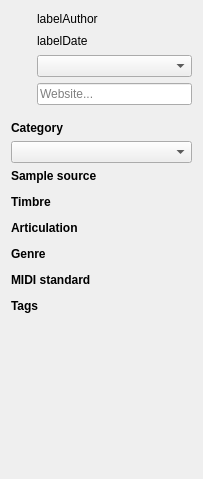
<?xml version="1.0" encoding="UTF-8"?>
<ui version="4.0">
 <class>SoundfontEditorLeft</class>
 <widget class="QWidget" name="SoundfontEditorLeft">
  <property name="geometry">
   <rect>
    <x>0</x>
    <y>0</y>
    <width>203</width>
    <height>479</height>
   </rect>
  </property>
  <property name="windowTitle">
   <string>Form</string>
  </property>
  <layout class="QGridLayout" name="gridLayout">
   <item row="12" column="0" colspan="2">
    <widget class="FilterFlow" name="filterArticulation" native="true"/>
   </item>
   <item row="1" column="1">
    <widget class="QLabel" name="labelDate">
     <property name="text">
      <string notr="true">labelDate</string>
     </property>
    </widget>
   </item>
   <item row="9" column="0" colspan="2">
    <widget class="QLabel" name="labelTimbre">
     <property name="font">
      <font>
       <weight>75</weight>
       <bold>true</bold>
      </font>
     </property>
     <property name="text">
      <string>Timbre</string>
     </property>
    </widget>
   </item>
   <item row="0" column="1">
    <widget class="QLabel" name="labelAuthor">
     <property name="text">
      <string notr="true">labelAuthor</string>
     </property>
     <property name="wordWrap">
      <bool>true</bool>
     </property>
    </widget>
   </item>
   <item row="8" column="0" colspan="2">
    <widget class="FilterFlow" name="filterSampleSource" native="true"/>
   </item>
   <item row="13" column="0" colspan="2">
    <widget class="QLabel" name="labelGenre">
     <property name="font">
      <font>
       <weight>75</weight>
       <bold>true</bold>
      </font>
     </property>
     <property name="text">
      <string>Genre</string>
     </property>
    </widget>
   </item>
   <item row="2" column="0">
    <widget class="QLabel" name="iconLicense">
     <property name="minimumSize">
      <size>
       <width>16</width>
       <height>16</height>
      </size>
     </property>
     <property name="maximumSize">
      <size>
       <width>16</width>
       <height>16</height>
      </size>
     </property>
     <property name="text">
      <string/>
     </property>
    </widget>
   </item>
   <item row="11" column="0" colspan="2">
    <widget class="QLabel" name="labelArticulation">
     <property name="font">
      <font>
       <weight>75</weight>
       <bold>true</bold>
      </font>
     </property>
     <property name="text">
      <string>Articulation</string>
     </property>
    </widget>
   </item>
   <item row="14" column="0" colspan="2">
    <widget class="FilterFlow" name="filterGenre" native="true"/>
   </item>
   <item row="18" column="0" colspan="2">
    <widget class="FilterTag" name="filterTag" native="true"/>
   </item>
   <item row="17" column="0" colspan="2">
    <widget class="QLabel" name="labelTags">
     <property name="font">
      <font>
       <weight>75</weight>
       <bold>true</bold>
      </font>
     </property>
     <property name="text">
      <string>Tags</string>
     </property>
    </widget>
   </item>
   <item row="16" column="0" colspan="2">
    <widget class="FilterFlow" name="filterMidiStandard" native="true"/>
   </item>
   <item row="6" column="0" colspan="2">
    <widget class="SmallComboBox" name="comboCategory"/>
   </item>
   <item row="1" column="0">
    <widget class="QLabel" name="iconDate">
     <property name="minimumSize">
      <size>
       <width>16</width>
       <height>16</height>
      </size>
     </property>
     <property name="maximumSize">
      <size>
       <width>16</width>
       <height>16</height>
      </size>
     </property>
     <property name="text">
      <string/>
     </property>
    </widget>
   </item>
   <item row="3" column="0">
    <widget class="QLabel" name="iconWebsite">
     <property name="text">
      <string/>
     </property>
    </widget>
   </item>
   <item row="2" column="1">
    <widget class="SmallComboBox" name="comboLicense"/>
   </item>
   <item row="4" column="0">
    <spacer name="verticalSpacer_2">
     <property name="orientation">
      <enum>Qt::Vertical</enum>
     </property>
     <property name="sizeType">
      <enum>QSizePolicy::Fixed</enum>
     </property>
     <property name="sizeHint" stdset="0">
      <size>
       <width>20</width>
       <height>10</height>
      </size>
     </property>
    </spacer>
   </item>
   <item row="5" column="0" colspan="2">
    <widget class="QLabel" name="labelCategory">
     <property name="font">
      <font>
       <weight>75</weight>
       <bold>true</bold>
      </font>
     </property>
     <property name="text">
      <string>Category</string>
     </property>
    </widget>
   </item>
   <item row="3" column="1">
    <widget class="StyledLineEdit" name="lineWebsite">
     <property name="placeholderText">
      <string>Website...</string>
     </property>
    </widget>
   </item>
   <item row="7" column="0" colspan="2">
    <widget class="QLabel" name="labelSampleSource">
     <property name="font">
      <font>
       <weight>75</weight>
       <bold>true</bold>
      </font>
     </property>
     <property name="text">
      <string>Sample source</string>
     </property>
    </widget>
   </item>
   <item row="10" column="0" colspan="2">
    <widget class="FilterFlow" name="filterTimbre" native="true"/>
   </item>
   <item row="19" column="0">
    <spacer name="verticalSpacer">
     <property name="orientation">
      <enum>Qt::Vertical</enum>
     </property>
     <property name="sizeHint" stdset="0">
      <size>
       <width>20</width>
       <height>19</height>
      </size>
     </property>
    </spacer>
   </item>
   <item row="0" column="0">
    <widget class="QLabel" name="iconAuthor">
     <property name="minimumSize">
      <size>
       <width>16</width>
       <height>16</height>
      </size>
     </property>
     <property name="maximumSize">
      <size>
       <width>16</width>
       <height>16</height>
      </size>
     </property>
     <property name="text">
      <string/>
     </property>
    </widget>
   </item>
   <item row="15" column="0" colspan="2">
    <widget class="QLabel" name="labelMidiStandard">
     <property name="font">
      <font>
       <weight>75</weight>
       <bold>true</bold>
      </font>
     </property>
     <property name="text">
      <string>MIDI standard</string>
     </property>
    </widget>
   </item>
  </layout>
 </widget>
 <customwidgets>
  <customwidget>
   <class>FilterFlow</class>
   <extends>QWidget</extends>
   <header>filterflow.h</header>
   <container>1</container>
  </customwidget>
  <customwidget>
   <class>FilterTag</class>
   <extends>QWidget</extends>
   <header>filtertag.h</header>
   <container>1</container>
  </customwidget>
  <customwidget>
   <class>StyledLineEdit</class>
   <extends>QLineEdit</extends>
   <header>styledlineedit.h</header>
  </customwidget>
  <customwidget>
   <class>SmallComboBox</class>
   <extends>QComboBox</extends>
   <header>smallcombobox.h</header>
  </customwidget>
 </customwidgets>
 <resources/>
 <connections/>
</ui>
